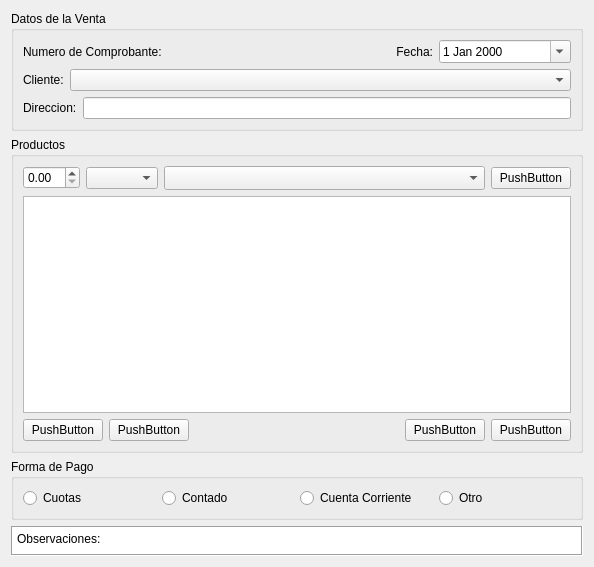
<?xml version="1.0" encoding="UTF-8"?>
<ui version="4.0">
 <class>FormAgregarVentaBase</class>
 <widget class="QWidget" name="FormAgregarVentaBase">
  <property name="geometry">
   <rect>
    <x>0</x>
    <y>0</y>
    <width>594</width>
    <height>567</height>
   </rect>
  </property>
  <property name="windowTitle">
   <string>Form</string>
  </property>
  <layout class="QVBoxLayout" name="verticalLayout_3">
   <item>
    <widget class="QGroupBox" name="GBCliente">
     <property name="sizePolicy">
      <sizepolicy hsizetype="Minimum" vsizetype="Minimum">
       <horstretch>0</horstretch>
       <verstretch>0</verstretch>
      </sizepolicy>
     </property>
     <property name="title">
      <string>Datos de la Venta</string>
     </property>
     <layout class="QVBoxLayout" name="verticalLayout">
      <item>
       <layout class="QHBoxLayout" name="horizontalLayout_3">
        <item>
         <widget class="QLabel" name="LNumeroComprobante">
          <property name="text">
           <string>Numero de Comprobante:</string>
          </property>
         </widget>
        </item>
        <item>
         <layout class="QHBoxLayout" name="horizontalLayout_2">
          <item>
           <widget class="QLabel" name="label_2">
            <property name="text">
             <string>Fecha:</string>
            </property>
            <property name="alignment">
             <set>Qt::AlignRight|Qt::AlignTrailing|Qt::AlignVCenter</set>
            </property>
           </widget>
          </item>
          <item>
           <widget class="QDateEdit" name="DEFecha">
            <property name="calendarPopup">
             <bool>true</bool>
            </property>
           </widget>
          </item>
         </layout>
        </item>
       </layout>
      </item>
      <item>
       <layout class="QHBoxLayout" name="horizontalLayout">
        <item>
         <widget class="QLabel" name="label">
          <property name="text">
           <string>Cliente:</string>
          </property>
         </widget>
        </item>
        <item>
         <widget class="ECBClientes" name="CBCliente">
          <property name="sizePolicy">
           <sizepolicy hsizetype="MinimumExpanding" vsizetype="Fixed">
            <horstretch>0</horstretch>
            <verstretch>0</verstretch>
           </sizepolicy>
          </property>
         </widget>
        </item>
       </layout>
      </item>
      <item>
       <layout class="QHBoxLayout" name="horizontalLayout_6">
        <item>
         <widget class="QLabel" name="label_3">
          <property name="text">
           <string>Direccion:</string>
          </property>
         </widget>
        </item>
        <item>
         <widget class="QLineEdit" name="LEDireccion"/>
        </item>
       </layout>
      </item>
     </layout>
    </widget>
   </item>
   <item>
    <widget class="QGroupBox" name="GBProductos">
     <property name="sizePolicy">
      <sizepolicy hsizetype="Preferred" vsizetype="MinimumExpanding">
       <horstretch>0</horstretch>
       <verstretch>0</verstretch>
      </sizepolicy>
     </property>
     <property name="title">
      <string>Productos</string>
     </property>
     <layout class="QVBoxLayout" name="verticalLayout_2">
      <item>
       <layout class="QHBoxLayout" name="hl4">
        <item>
         <widget class="EDSBPrecio" name="DSBCant"/>
        </item>
        <item>
         <widget class="ECBProveedor" name="CBProveedor"/>
        </item>
        <item>
         <widget class="ECBProductos" name="CBProducto">
          <property name="sizePolicy">
           <sizepolicy hsizetype="MinimumExpanding" vsizetype="Fixed">
            <horstretch>0</horstretch>
            <verstretch>0</verstretch>
           </sizepolicy>
          </property>
          <property name="insertPolicy">
           <enum>QComboBox::NoInsert</enum>
          </property>
          <property name="sizeAdjustPolicy">
           <enum>QComboBox::AdjustToMinimumContentsLengthWithIcon</enum>
          </property>
         </widget>
        </item>
        <item>
         <widget class="QPushButton" name="PBAgregarProducto">
          <property name="sizePolicy">
           <sizepolicy hsizetype="Preferred" vsizetype="Fixed">
            <horstretch>0</horstretch>
            <verstretch>0</verstretch>
           </sizepolicy>
          </property>
          <property name="text">
           <string>PushButton</string>
          </property>
         </widget>
        </item>
       </layout>
      </item>
      <item>
       <widget class="QTableView" name="TVProductos">
        <property name="sizePolicy">
         <sizepolicy hsizetype="MinimumExpanding" vsizetype="MinimumExpanding">
          <horstretch>0</horstretch>
          <verstretch>0</verstretch>
         </sizepolicy>
        </property>
       </widget>
      </item>
      <item>
       <layout class="QHBoxLayout" name="horizontalLayout_5">
        <item>
         <widget class="QPushButton" name="PBAgregarDescuento">
          <property name="text">
           <string>PushButton</string>
          </property>
         </widget>
        </item>
        <item>
         <widget class="QPushButton" name="PBEliminarDescuento">
          <property name="text">
           <string>PushButton</string>
          </property>
         </widget>
        </item>
        <item>
         <spacer name="horizontalSpacer">
          <property name="orientation">
           <enum>Qt::Horizontal</enum>
          </property>
          <property name="sizeHint" stdset="0">
           <size>
            <width>40</width>
            <height>20</height>
           </size>
          </property>
         </spacer>
        </item>
        <item>
         <widget class="QPushButton" name="PBEliminar">
          <property name="text">
           <string>PushButton</string>
          </property>
         </widget>
        </item>
        <item>
         <widget class="QPushButton" name="PBEliminarTodo">
          <property name="text">
           <string>PushButton</string>
          </property>
         </widget>
        </item>
       </layout>
      </item>
     </layout>
    </widget>
   </item>
   <item>
    <widget class="QGroupBox" name="GBFormaPago">
     <property name="title">
      <string>Forma de Pago</string>
     </property>
     <layout class="QHBoxLayout" name="horizontalLayout_4">
      <item>
       <widget class="QRadioButton" name="RBCuotas">
        <property name="enabled">
         <bool>true</bool>
        </property>
        <property name="text">
         <string>Cuotas</string>
        </property>
       </widget>
      </item>
      <item>
       <widget class="QRadioButton" name="RBContado">
        <property name="text">
         <string>Contado</string>
        </property>
       </widget>
      </item>
      <item>
       <widget class="QRadioButton" name="RBCtaCte">
        <property name="text">
         <string>Cuenta Corriente</string>
        </property>
       </widget>
      </item>
      <item>
       <widget class="QRadioButton" name="RBOtro">
        <property name="text">
         <string>Otro</string>
        </property>
       </widget>
      </item>
     </layout>
    </widget>
   </item>
   <item>
    <widget class="QPlainTextEdit" name="PTEObservaciones">
     <property name="sizePolicy">
      <sizepolicy hsizetype="Expanding" vsizetype="Minimum">
       <horstretch>0</horstretch>
       <verstretch>0</verstretch>
      </sizepolicy>
     </property>
     <property name="maximumSize">
      <size>
       <width>16777215</width>
       <height>30</height>
      </size>
     </property>
     <property name="frameShape">
      <enum>QFrame::Box</enum>
     </property>
     <property name="plainText">
      <string>Observaciones: </string>
     </property>
    </widget>
   </item>
  </layout>
 </widget>
 <customwidgets>
  <customwidget>
   <class>ECBClientes</class>
   <extends>QComboBox</extends>
   <header>ecbclientes.h</header>
  </customwidget>
  <customwidget>
   <class>ECBProductos</class>
   <extends>QComboBox</extends>
   <header>ecbproductos.h</header>
  </customwidget>
  <customwidget>
   <class>EDSBPrecio</class>
   <extends>QDoubleSpinBox</extends>
   <header>edsbprecio.h</header>
  </customwidget>
  <customwidget>
   <class>ECBProveedor</class>
   <extends>QComboBox</extends>
   <header>ecbproveedor.h</header>
  </customwidget>
 </customwidgets>
 <resources/>
 <connections/>
</ui>
